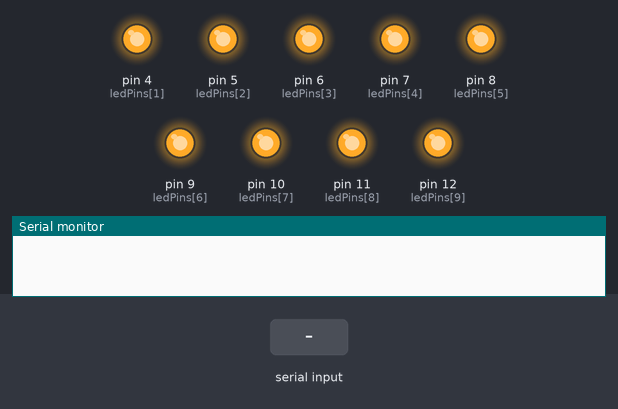
The sketch below on a simulated Arduino Uno, built with avr-gcc and run on an emulated ATmega328P. Shown: output pins drawn as LEDs (lit = HIGH), the last lines printed to the serial monitor. Inputs (shaded band) come from the test bench.

Above: at 0.1 s.
At 4.6 s:
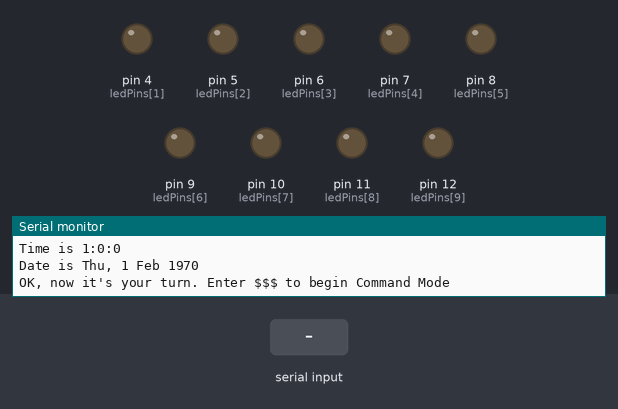
4.7 s: "?\n" received over the second serial link
6.2 s: "!\n" received over the second serial link
7.8 s: "T\n" received over the second serial link
Timing chart, 0 to 10.8 s (numbered marks = the images above; inputs shaded):
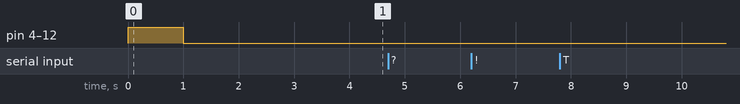

The sketch:

WiFly_Simple.ino
```cpp
// 6 April 2012
// Anthony Roberts
// Simple program to test communication with RN-XV WiFly Module

#include <SoftwareSerial.h>
#include <Time.h>

/*
WiFly Pin  1 (POWER) to 3.3v on Arduino (or other 3.3v Power Supply)
WiFly Pin  2 (TX)    to Arduino Pin 2 (SoftSerial RX)
WiFly Pin  3 (RX)    to Arduino Pin 3 (SoftSerial TX)
WiFly Pin 10 (GND)   to Ground

This program won't make any changes to the WiFly - it just connects

After uploading, open the Serial Monitor Window and make sure it's set to No line ending and 9600 baud
Enter $$$ and click Send (you should get a CMD displayed)
Switch from No line ending to Carriage Return
Enter get mac and press Return (you should get Mac Addr=00:06:66:71:e8:50 followed by <2.32>)

Useful (or maybe just interesting) Commands
scan                    View a list of visible WiFi networks
show time               Show the time
time                    Synchronise the time with the NTP server (assuming it's configured)
get ip                  Show IP details such as leased IP address
lites                   Flash the LEDs on the WiFly (use same command again to turn off)
ping 8.8.8.8 5          Ping 8.8.8.8 5 times
lookup www.apple.com    Use DNS to resolve www.apple.com
show net
show rssi
show stats
*/

#define ARDUINO_RX 2
#define ARDUINO_TX 3
#define DIGITAL 0
#define ANALOG 1

#define ACCESS_ALLOW 5705    // Are you old enough to remember this song?

long RTC_Time = 0;
byte redMode = LOW;
byte greenMode = LOW;

// LED's are numbered 1 to 9, but array elements start at 0. To make things simple, I don't use element 0.
int ledPins[10] = {0,4,5,6,7,8,9,10,11,12};   // Put a Zero for unused pins (or any that are assigned to another function)
int ledState[10] = {0, LOW, LOW, LOW, LOW, LOW, LOW, LOW, LOW};
int ledType[10] = {0, DIGITAL, ANALOG, ANALOG, DIGITAL, DIGITAL, ANALOG, ANALOG, ANALOG, DIGITAL};

SoftwareSerial WiFly(ARDUINO_RX, ARDUINO_TX);

void setup()
{
  for (int i = 1; i <= 9; i++) {
    if (ledPins[i] > 0) {
      pinMode(ledPins[i], OUTPUT);
      digitalWrite(ledPins[i], ledState[i]);
    }
  }

// Make sure all the LED's are working (only happens at power up)
  for (int i = 1; i <= 9; i++) {
    if (ledPins[i] > 0) {
      digitalWrite(ledPins[i], HIGH);
    }
  }
  delay(1000);
  for (int i = 1; i <= 9; i++) {
    if (ledPins[i] > 0) {
      digitalWrite(ledPins[i], LOW);
    }
  }
  delay(1000);
  for (int i = 1; i <= 9; i++) {
    if (ledPins[i] > 0) {
      digitalWrite(ledPins[i], ledState[i]);
    }
  }

  Serial.begin(9600);
  getTemp();
  Serial.println("Connecting to the WiFly");

  WiFly.begin(9600);
  findVersion();
  setSyncProvider(getRTC);
  showTime();

  Serial.println("OK, now it's your turn. Enter $$$ to begin Command Mode");
}

void showTime()
{
  char* moty[]={"Jan", "Feb", "Mar", "Apr", "May", "Jun", "Jul", "Aug", "Sep", "Oct", "Nov", "Dec"};
  char* dotw[]={"Sun","Mon","Tue","Wed","Thu","Fri","Sat"};

  Serial.print("Time is ");
  Serial.print(hour());
  Serial.print(':');
  Serial.print(minute());
  Serial.print(':');
  Serial.println(second());

  Serial.print("Date is ");
  Serial.print(dotw[weekday()-1]);
  Serial.print(", ");
  Serial.print(day());
  Serial.print(' ');
  Serial.print(moty[month()]);
  Serial.print(' ');
  Serial.println(year());

  WiFly.print("TIME:");
  printDigits(hour());
  WiFly.print(":");
  printDigits(minute());
  WiFly.print(":");
  printDigits(second());
  WiFly.println("");
}

void printDigits(int digits){
  // utility function for digital clock display: prints preceding colon and leading 0
  if(digits < 10)
    WiFly.print('0');
  WiFly.print(digits);
}

void loop()
{
  char instruc, param1, param2, param3, param4;
  int whichPin, brightness, accessCode;

  if (WiFly.available()) {
    if (WiFly.peek() == '?') {
      WiFly.print("STATE:");
      for (int i = 1; i <= 9; i++) {
        if (ledState[i] == LOW) WiFly.print("0"); else WiFly.print("1");
      }
      WiFly.println("");
      Serial.write(WiFly.read());
      return;
    }

    if (WiFly.peek() == '!') {  // Sending an instruction to do something. Will be followed by two character command
      delay(100);     // Allow time for the rest of the instruction to arrive (Arduino's can be too fast sometimes!)
      Serial.write(WiFly.read());
      instruc = WiFly.read();    // eg. H for Set High on LED (with LED 0-9 as the parameter)
      param1 = WiFly.read();      // May not be required - just send anything if not needed
      param2 = WiFly.read();
      param3 = WiFly.read();
      param4 = WiFly.read();

      switch (instruc) {
        case 'H':
          whichPin = param1 - 48;        // 0 is Ascii 48, so subtract 48 to convert to an actual number
          if (ledPins[whichPin] > 0) {
            digitalWrite(ledPins[whichPin], HIGH);
            ledState[whichPin] = HIGH;
          }
          break;

        case 'L':
          whichPin = param1 - 48;        // 0 is Ascii 48, so subtract 48 to convert to an actual number
          if (ledPins[whichPin] > 0) {
            digitalWrite(ledPins[whichPin], LOW);
            ledState[whichPin] = LOW;
          }
          break;

        case 'A':
          whichPin = param1 - 48;        // 0 is Ascii 48, so subtract 48 to convert to an actual number
          brightness = ((param2 - 48) * 100) + ((param3 - 48) * 10) + (param4 - 48);
          if (ledPins[whichPin] > 0 && ledType[whichPin] == ANALOG) {
            analogWrite(ledPins[whichPin], brightness);
            if (brightness == 0) ledState[whichPin] = LOW; else ledState[whichPin] = HIGH;
          }
          break;

        case 'S':
          accessCode = ((param1 - 48) * 1000) + ((param2 - 48) * 100) + ((param3 - 48) * 10) + (param4 - 48);
          if (accessCode == ACCESS_ALLOW) {
            WiFly.println("ACCESS:ALLOW");
            // Would really need to do something here now that they've got the correct access code
          } else {
            WiFly.println("ACCESS:DENY");
          }
          break;

        case 'C':
          getTemp();
          break;

        case 'T':
          getRTC();
          showTime();
          break;

        default:
          break;   // Do nothing if we don't recognise the instruction
      }
      return;
    }

    Serial.write(WiFly.read());
  }

  if (Serial.available()) {
    if (Serial.peek() == 'T') {
      showTime();
    }
    if (Serial.peek() == 'U') {
      getRTC();
    }
    WiFly.write(Serial.read());
  }
}

void flash(int howMany)
{
  for (int i = 0; i < howMany; i++) {
    digitalWrite(4, HIGH);
    delay(250);
    digitalWrite(4, LOW);
    delay(100);
  }
}


void findVersion()
{
  char WiFlyBuffer[100];
  char c;
  byte i = 0;

  Serial.println("Getting the Version of the WiFly");
  WiFly.write("$$$");
  delay(500);
  WiFly.flush();
  WiFly.write("ver\r");
  delay(100);
  while (WiFly.available()) {
    c = WiFly.read();
    WiFlyBuffer[i++] = c;
    if (c == '\r') break;
    if (i > 99) break;
  }
  WiFlyBuffer[i] = 0;
  WiFly.flush();
  WiFly.write("exit\r");
  delay(100);
  WiFly.flush();
  Serial.print("The Firmware Version is ");
  Serial.println(WiFlyBuffer);
}


time_t getRTC() {
  char WiFlyBuffer[100];
  char RTC[20];
  char c;
  byte i = 0;

  Serial.println("Getting the Time");
  WiFly.write("$$$");
  delay(500);
  WiFly.flush();
  WiFly.write("show time t\r");
  delay(100);
  while (WiFly.available()) {
    c = WiFly.read();
    WiFlyBuffer[i++] = c;
    if (c == '>') break;
    if (i > 99) break;
  }
  WiFlyBuffer[i] = 0;
  WiFly.flush();
  WiFly.write("exit\r");
  delay(100);
  WiFly.flush();

  byte startRTC = 0;
  for (i = 0; i < 95; i++) {
    if (WiFlyBuffer[i] == 0) break;
    if (startRTC > 0 && WiFlyBuffer[i] == 13) {
      RTC[i] = 0;
      break;
    }
    if (WiFlyBuffer[i] == 'R' && WiFlyBuffer[i+1] == 'T' && WiFlyBuffer[i+2] == 'C') {
      startRTC = i + 4;
      i = i + 4;
    }
    if (startRTC > 0) RTC[i - startRTC] = WiFlyBuffer[i];
  }

  RTC_Time = atol(RTC);
  RTC_Time = RTC_Time + (1 * 60 * 60);
  setTime(RTC_Time);

  return RTC_Time;
}

void getTemp()
{
  float ap0 = analogRead(A0) * 0.004882814;
  float tdc = ((ap0 - 0.5) * 100) - 0.80;
  WiFly.print("TEMP:");
  WiFly.println(tdc);
}
```
